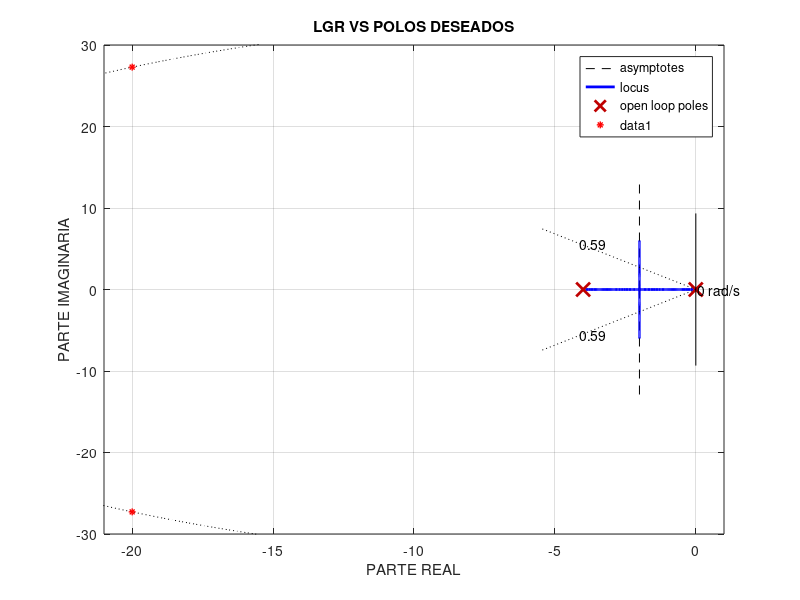

MATLAB code for this plot: (Note: this script raises an error after producing the figure.)
%% Limpieza

close all;
clear;
clc;

% Formato largo para coma flotante
format long;

%% Defginicion de la variable de laplace y el sistema a controlar

% Variable de Laplace
s = tf('s');

% Valores dados
K = 2.5;
T = 0.25;
% Planta
G = (K)/(s*(T*s + 1));
H = 1;

[num,den] = tfdata(G,'v');

polos_LA = pole(G*H);
ceron_LA = zero(G*H);

%% Especificaciones

xi = 0.5912;
Mp = 100 * (exp((-xi*pi)/(sqrt(1-xi^2))));

ts = 0.2;
Wn = (4)/(xi*ts);

% Polos deseados
Pd1 = -xi*Wn + 1i * Wn * sqrt(1-xi^2);
Pd2 = -xi*Wn - 1i * Wn * sqrt(1-xi^2);

%% Comprobacion grafica posibilidad de regular con una K

figure('Name','LGR VS Polos Deseados');
rlocus(G*H);
sgrid(xi,Wn);
axis([-21 1 -30 30]);
hold on;
plot([real(Pd1) real(Pd2)],[imag(Pd1) imag(Pd2)],'r*', 'MarkerSize', 5, ...
    'LineWidth', 1)
title('LGR VS POLOS DESEADOS');
xlabel('PARTE REAL');
ylabel('PARTE IMAGINARIA');

% Se ve en el grafico que no podrias situar los polos sobre el LGR con una
% simple gangncia ya que las ramas estan situadas en -2 y los polos
% deseados en -20, hay ue modificar el LGR para que las ramas pasen por los
% polos deseados

%% Diseno compensador de adelanto

% Distancias
Pd1_real = abs(real(Pd1));
Pd1_imag = abs(imag(Pd1));

b_adelanto = Pd1_real;

alpha = 66.62418;
gamma = 90;
bheta = 180-gamma-alpha;

h = (Pd1_imag)/(sind(bheta));
y = cosd(bheta) * h;

a_adelanto = y + Pd1_real;

% FDT compensador

G_com_Adelanto_sin_K = (s + b_adelanto)/(s + a_adelanto);

% Ajuste de ganancia

[K_rlocfind,polos_lc_rlocfind] = rlocfind(G_com_Adelanto_sin_K*G*H,Pd1);

fdt_LC = feedback(K_rlocfind*G_com_Adelanto_sin_K*G,H);

ceros_LC = zero(fdt_LC);

fprintf('Los polos en lazo cerrado son;\n');
for n=1:length(polos_lc_rlocfind)
    fprintf('Polo %d: %.4f + %.4fi\n', n, real(polos_lc_rlocfind(n)), imag(polos_lc_rlocfind(n)));
end

fprintf('\n');

fprintf('Los ceros en lazo cerrado son;\n');
for n=1:length(ceros_LC)
    fprintf('Cero %d: %.4f + %.4fi\n', n, real(ceros_LC(n)), imag(ceros_LC(n)));
end
fprintf('\n');
% A la vista de los polos y ceros que se calculan en lazo cerrado creoq ue
% si se cumpliran la especificaciones porque los polos deseados parecen ser
% domianntes sobre el tercer polo de -47.1288 + 0i

%% Eleccion del periodo de muestreo

% Tenemos una respuesta con sobre impulso asi que es similar a una
% respuesta de un sistema de segundo orden por ello usamos h = 2pi/20Wn

h_digitalizacion = (2*pi)/(20*Wn);

%% Analisis en el ambito de la frecuencia

figure('Name','Respuesta ambito de la frecuencia');
margin(fdt_LC);
[MG,MF, wcg, wcf] = margin(fdt_LC);
anchoBanda = bandwidth(fdt_LC);

MG_dB = 20*log10(MG);
fprintf('El MG es: %.4f dB\n',MG_dB);
fprintf('La wcg: %.4f rads/s\n',wcg);
fprintf('El MF es: %.4f grados\n',MF);
fprintf('La wcf: %.4f rads/s\n',wcf);
fprintf('El ancho de banda es: %.4f rads/s\n',anchoBanda);


